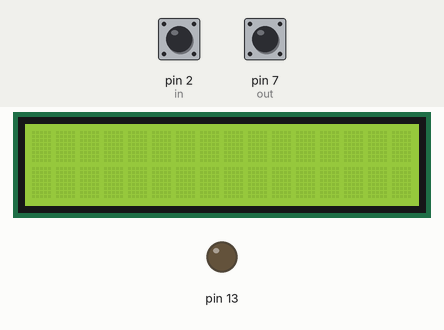
This sketch was run on a simulated Arduino Uno, built with avr-gcc and run on an emulated ATmega328P. Shown: 16×2 character LCD, output pins drawn as LEDs (lit = HIGH). The inputs (shaded band) are chosen by the test bench; at power-on: pin 2 (in) LOW, pin 7 (out) LOW. What the sketch prints to the serial monitor is not drawn.

Above: at 1.2 s.
1.3 s: pin 2 (in) pulsed HIGH 5 times (0.12 s each, 0.3 s apart)
At 3.7 s:
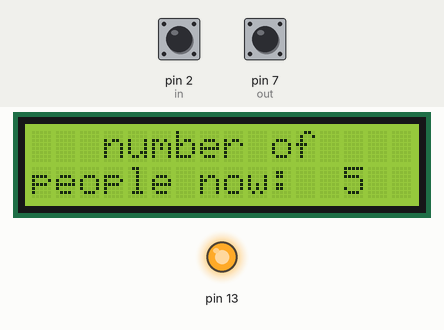
4.3 s: pin 7 (out) pulsed HIGH 5 times (0.12 s each, 0.3 s apart)
At 6.0 s:
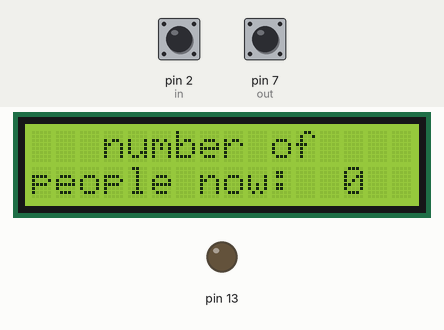
Timing chart, 0 to 7.5 s (numbered marks = the images above; inputs shaded):
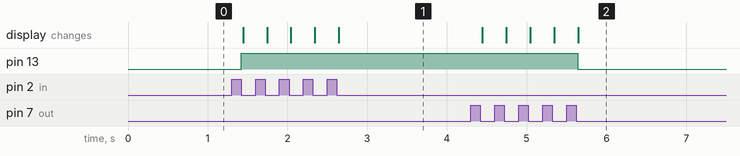

Measured:
- after the input at 1.3 s, pin 13: LOW → HIGH after 0.12 s; the display: first changes after 0.14 s (image 1 shows a later state)
- after the input at 4.3 s, pin 13: HIGH → LOW after 1.3 s; the display: first changes after 0.14 s (image 2 shows a later state)

The sketch:

People_counter.ino
```cpp
// Author: Dinh Quang Lam
// Work Unit: ĐA-CLC1-K64
// Created: 16-03-2022 -- Finished: 17-03-20022
//  Arduino process: People Counter
// SisLab 2022
// Instructor: Dr.BDHieu


#include <LiquidCrystal_I2C.h>
LiquidCrystal_I2C lcd(0x27,16,2);

int count=0;
int previousin =0;
int currentin =0;
int previousout =0;
int currentout =0;

int in=2;
int out =7;

void setup() {
  pinMode(in,INPUT);
  pinMode(out,INPUT);
  Serial.begin(9600);
  pinMode(13,OUTPUT);
  lcd.init();
  lcd.backlight();
}

void loop() {
  // IN SENSOR

   currentin = digitalRead(in);
   if (currentin != previousin){
    if(digitalRead(in) == 0){
      count++;
      if( count >0){
     digitalWrite(13,HIGH);}
     lcd.setCursor(3,0);
     lcd.print("number of");
     lcd.setCursor(0,1);
     lcd.print("people now:  ");
     lcd.print(count);
     Serial.print("number of people now:  ");
     Serial.println(count);
    }
}
  previousin = currentin;

  // OUT SENSOR

    currentout = digitalRead(out);
     if (currentout != previousout){
    if(digitalRead(out) == 0){
      count--;
     lcd.setCursor(3,0);
     lcd.print("number of");
     lcd.setCursor(0,1);
     lcd.print("people now:  ");
     lcd.print(count);
     Serial.print("number of people now:  ");
     Serial.println(count);
     if(count == 0){
        digitalWrite(13,LOW);
     }
    }
}
    previousout = currentout;
}
```
